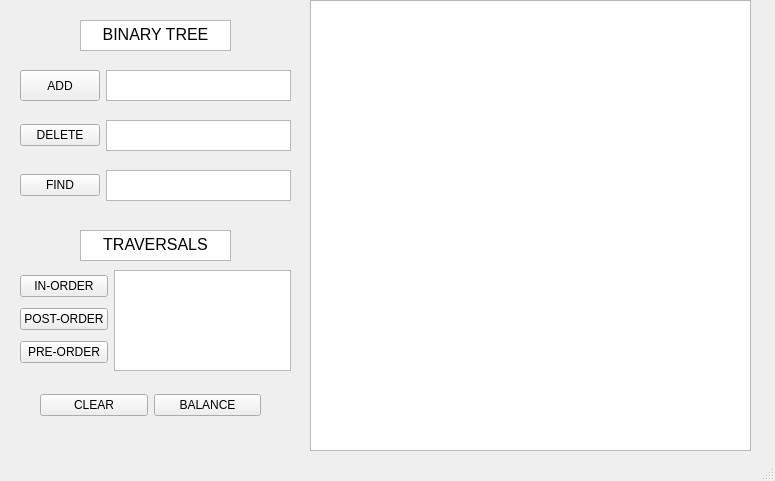
<?xml version="1.0" encoding="UTF-8"?>
<ui version="4.0">
 <class>MainWindow</class>
 <widget class="QMainWindow" name="MainWindow">
  <property name="geometry">
   <rect>
    <x>0</x>
    <y>0</y>
    <width>775</width>
    <height>481</height>
   </rect>
  </property>
  <property name="sizePolicy">
   <sizepolicy hsizetype="Minimum" vsizetype="Minimum">
    <horstretch>0</horstretch>
    <verstretch>0</verstretch>
   </sizepolicy>
  </property>
  <property name="windowTitle">
   <string>MainWindow</string>
  </property>
  <widget class="QWidget" name="centralwidget">
   <widget class="QGraphicsView" name="graphicsView">
    <property name="geometry">
     <rect>
      <x>310</x>
      <y>0</y>
      <width>441</width>
      <height>451</height>
     </rect>
    </property>
    <property name="sizePolicy">
     <sizepolicy hsizetype="Expanding" vsizetype="Expanding">
      <horstretch>0</horstretch>
      <verstretch>0</verstretch>
     </sizepolicy>
    </property>
   </widget>
   <widget class="QWidget" name="verticalLayoutWidget">
    <property name="geometry">
     <rect>
      <x>20</x>
      <y>70</y>
      <width>271</width>
      <height>31</height>
     </rect>
    </property>
    <property name="sizePolicy">
     <sizepolicy hsizetype="Preferred" vsizetype="Minimum">
      <horstretch>0</horstretch>
      <verstretch>0</verstretch>
     </sizepolicy>
    </property>
    <layout class="QHBoxLayout" name="horizontalLayout_2">
     <item>
      <widget class="QPushButton" name="insert_btn">
       <property name="sizePolicy">
        <sizepolicy hsizetype="Minimum" vsizetype="Minimum">
         <horstretch>0</horstretch>
         <verstretch>0</verstretch>
        </sizepolicy>
       </property>
       <property name="text">
        <string>ADD</string>
       </property>
      </widget>
     </item>
     <item>
      <widget class="QTextEdit" name="inser_textEdit">
       <property name="sizePolicy">
        <sizepolicy hsizetype="Expanding" vsizetype="Minimum">
         <horstretch>0</horstretch>
         <verstretch>0</verstretch>
        </sizepolicy>
       </property>
      </widget>
     </item>
    </layout>
   </widget>
   <widget class="QWidget" name="verticalLayoutWidget_2">
    <property name="geometry">
     <rect>
      <x>20</x>
      <y>120</y>
      <width>271</width>
      <height>31</height>
     </rect>
    </property>
    <layout class="QHBoxLayout" name="horizontalLayout_4">
     <item>
      <widget class="QPushButton" name="del_btn">
       <property name="text">
        <string>DELETE</string>
       </property>
      </widget>
     </item>
     <item>
      <widget class="QTextEdit" name="del_textEdit"/>
     </item>
    </layout>
   </widget>
   <widget class="QWidget" name="verticalLayoutWidget_3">
    <property name="geometry">
     <rect>
      <x>20</x>
      <y>170</y>
      <width>271</width>
      <height>31</height>
     </rect>
    </property>
    <layout class="QHBoxLayout" name="horizontalLayout_5">
     <item>
      <widget class="QPushButton" name="search_btn">
       <property name="text">
        <string>FIND</string>
       </property>
      </widget>
     </item>
     <item>
      <widget class="QTextEdit" name="search_textEdit"/>
     </item>
    </layout>
   </widget>
   <widget class="QWidget" name="horizontalLayoutWidget">
    <property name="geometry">
     <rect>
      <x>260</x>
      <y>230</y>
      <width>21</width>
      <height>21</height>
     </rect>
    </property>
    <layout class="QHBoxLayout" name="horizontalLayout"/>
   </widget>
   <widget class="QWidget" name="verticalLayoutWidget_5">
    <property name="geometry">
     <rect>
      <x>40</x>
      <y>380</y>
      <width>221</width>
      <height>51</height>
     </rect>
    </property>
    <layout class="QHBoxLayout" name="horizontalLayout_3">
     <item>
      <widget class="QPushButton" name="del_tree_btn">
       <property name="text">
        <string>CLEAR</string>
       </property>
      </widget>
     </item>
     <item>
      <widget class="QPushButton" name="pushButton">
       <property name="text">
        <string>BALANCE</string>
       </property>
      </widget>
     </item>
    </layout>
   </widget>
   <widget class="QWidget" name="layoutWidget">
    <property name="geometry">
     <rect>
      <x>20</x>
      <y>270</y>
      <width>271</width>
      <height>101</height>
     </rect>
    </property>
    <layout class="QHBoxLayout" name="horizontalLayout_6">
     <item>
      <layout class="QVBoxLayout" name="verticalLayout">
       <item>
        <widget class="QPushButton" name="simOrder_btn">
         <property name="text">
          <string>IN-ORDER</string>
         </property>
        </widget>
       </item>
       <item>
        <widget class="QPushButton" name="postOrder_btn">
         <property name="text">
          <string>POST-ORDER</string>
         </property>
        </widget>
       </item>
       <item>
        <widget class="QPushButton" name="preOrder_btn">
         <property name="text">
          <string>PRE-ORDER</string>
         </property>
        </widget>
       </item>
      </layout>
     </item>
     <item>
      <widget class="QTextBrowser" name="Order_result_textBrowser"/>
     </item>
    </layout>
   </widget>
   <widget class="QTextBrowser" name="textBrowser">
    <property name="geometry">
     <rect>
      <x>80</x>
      <y>20</y>
      <width>151</width>
      <height>31</height>
     </rect>
    </property>
    <property name="html">
     <string>&lt;!DOCTYPE HTML PUBLIC &quot;-//W3C//DTD HTML 4.0//EN&quot; &quot;http://www.w3.org/TR/REC-html40/strict.dtd&quot;&gt;
&lt;html&gt;&lt;head&gt;&lt;meta name=&quot;qrichtext&quot; content=&quot;1&quot; /&gt;&lt;style type=&quot;text/css&quot;&gt;
p, li { white-space: pre-wrap; }
&lt;/style&gt;&lt;/head&gt;&lt;body style=&quot; font-family:'MS Shell Dlg 2'; font-size:8.25pt; font-weight:400; font-style:normal;&quot;&gt;
&lt;p align=&quot;center&quot; style=&quot; margin-top:0px; margin-bottom:0px; margin-left:0px; margin-right:0px; -qt-block-indent:0; text-indent:0px;&quot;&gt;&lt;span style=&quot; font-size:12pt;&quot;&gt;BINARY TREE&lt;/span&gt;&lt;/p&gt;&lt;/body&gt;&lt;/html&gt;</string>
    </property>
   </widget>
   <widget class="QTextBrowser" name="textBrowser_2">
    <property name="geometry">
     <rect>
      <x>80</x>
      <y>230</y>
      <width>151</width>
      <height>31</height>
     </rect>
    </property>
    <property name="html">
     <string>&lt;!DOCTYPE HTML PUBLIC &quot;-//W3C//DTD HTML 4.0//EN&quot; &quot;http://www.w3.org/TR/REC-html40/strict.dtd&quot;&gt;
&lt;html&gt;&lt;head&gt;&lt;meta name=&quot;qrichtext&quot; content=&quot;1&quot; /&gt;&lt;style type=&quot;text/css&quot;&gt;
p, li { white-space: pre-wrap; }
&lt;/style&gt;&lt;/head&gt;&lt;body style=&quot; font-family:'MS Shell Dlg 2'; font-size:8.25pt; font-weight:400; font-style:normal;&quot;&gt;
&lt;p align=&quot;center&quot; style=&quot; margin-top:0px; margin-bottom:0px; margin-left:0px; margin-right:0px; -qt-block-indent:0; text-indent:0px;&quot;&gt;&lt;span style=&quot; font-size:12pt;&quot;&gt;TRAVERSALS&lt;/span&gt;&lt;/p&gt;&lt;/body&gt;&lt;/html&gt;</string>
    </property>
   </widget>
   <widget class="QLabel" name="search_status_label">
    <property name="geometry">
     <rect>
      <x>30</x>
      <y>220</y>
      <width>19</width>
      <height>19</height>
     </rect>
    </property>
    <property name="text">
     <string/>
    </property>
   </widget>
  </widget>
  <widget class="QMenuBar" name="menubar">
   <property name="geometry">
    <rect>
     <x>0</x>
     <y>0</y>
     <width>775</width>
     <height>20</height>
    </rect>
   </property>
  </widget>
  <widget class="QStatusBar" name="statusbar"/>
 </widget>
 <resources/>
 <connections/>
</ui>
